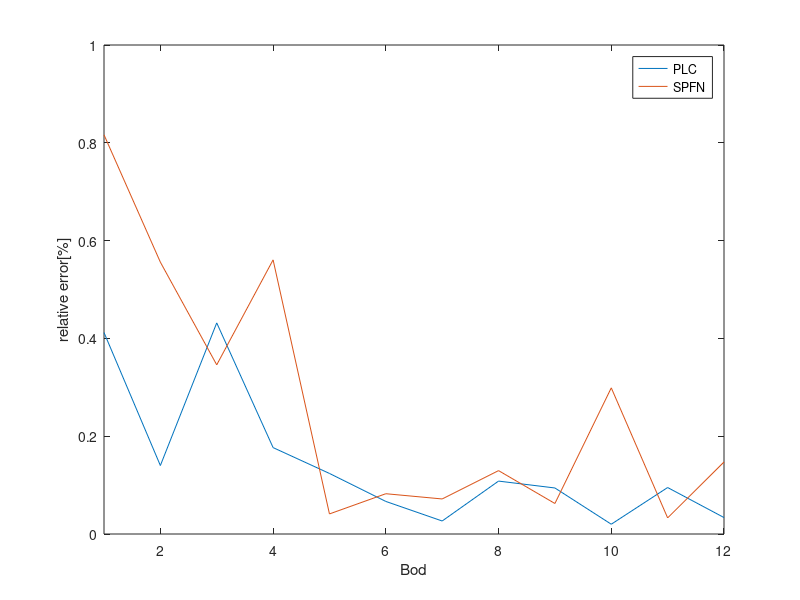
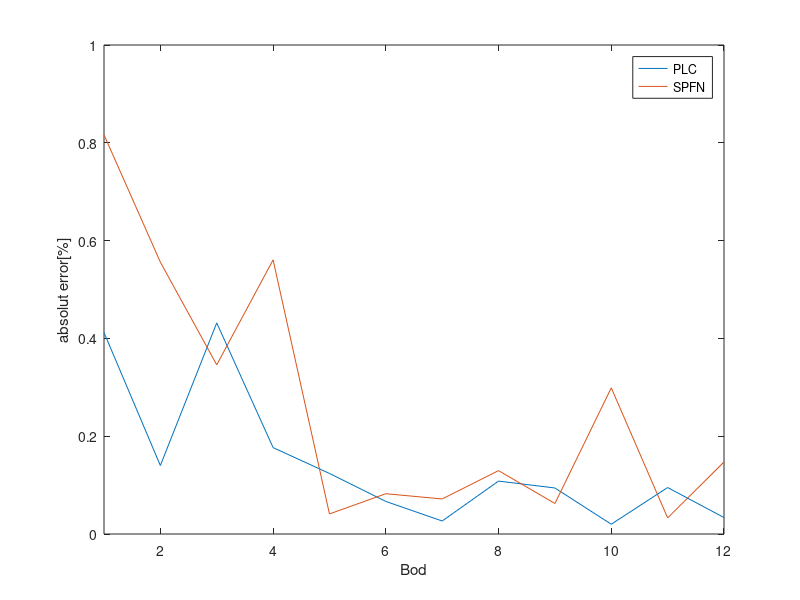

MATLAB code for these plots, in order:
% Real point
close all
clear
clc
real_point = [0, 0, 1];  % Replace with the real point coordinates
approx_point_spfn = [-0.0622 0.0351 1.8132;
                0.0550 -0.0145 1.5530;
                -0.0232 -0.0106 1.345;
                0.0407 -0.0122 1.559;
                0.0163 0.0149 1.0346;
                0.0015 0.0032 1.0823;
                0.0235 -0.0011 1.0677;
                -0.0131 0.0218 1.1271;
                0.0047 0.0141 1.0606;
                0.0322 0.0053 1.2971;
                -0.0093 0.0182 1.0258;
                -0.0815 0.0906 1.0827];
approx_point_plc =[ 0.0000  0.0002 1.412
                -0.0016   -0.0014    1.14 ;
                 -0.0014   -0.0034    1.4317 ;
                0.0242   -0.1120    1.1345 ;
                -0.0257   -0.0135    0.8796 ;
                -0.0073    0.0008    1.0662;
                0.0026    0.0084    0.9749 ;
                0.0417    0.0082    1.0995 ;
                -0.0065   -0.0043    1.0938;
                0.0002   -0.0003    0.9800;
                -0.0089    0.0292    0.910 ;
                0.0092   -0.0131    0.9704 ];
% Approximated point
% approx_point = [0.0322, 0.0053, 129.71];  % Replace with the approximation coordinates

% Calculate the Euclidean distance between the two points
absolute_error_plc= zeros(size(approx_point_plc));
relative_error_plc = zeros(size(approx_point_plc));

absolute_error_spfn= zeros(size(approx_point_spfn));
relative_error_spfn = zeros(size(approx_point_spfn));
for i=1:size(approx_point_spfn)
    distance_plc = norm(real_point - approx_point_plc(i,:));
    distance_spfn = norm(real_point - approx_point_spfn(i,:));
    
    % Calculate the relative error as the ratio of the distance to the magnitude of the real point
    relative_error_plc(i) = distance_plc / norm(real_point);
    absolute_error_plc(i) = distance_plc ;
    relative_error_spfn(i) = distance_spfn / norm(real_point);
    absolute_error_spfn(i) = distance_spfn ;
%     hold on
%     hold on
%     plot(i, absolute_error(1));
end
x = 1:12;
plot(x,relative_error_plc(:,1),x,relative_error_spfn(:,1))
hold on
xlim([1 12])
xlabel('Bod')
ylabel('relative error[%]')
legend("PLC","SPFN")
figure 
plot(x,absolute_error_plc(:,1),x,absolute_error_spfn(:,1))
hold on
xlabel('Bod')
xlim([1 12])
ylabel('absolut error[%]')
legend("PLC","SPFN")